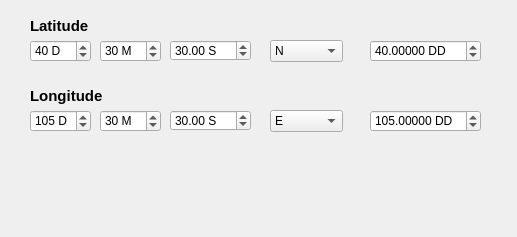
<?xml version="1.0" encoding="UTF-8"?>
<ui version="4.0">
 <class>latLonCalcDialogBase</class>
 <widget class="QDialog" name="latLonCalcDialogBase">
  <property name="geometry">
   <rect>
    <x>0</x>
    <y>0</y>
    <width>517</width>
    <height>237</height>
   </rect>
  </property>
  <property name="windowTitle">
   <string>latLonCal</string>
  </property>
  <widget class="QLabel" name="label">
   <property name="geometry">
    <rect>
     <x>30</x>
     <y>10</y>
     <width>81</width>
     <height>31</height>
    </rect>
   </property>
   <property name="font">
    <font>
     <pointsize>11</pointsize>
     <weight>75</weight>
     <bold>true</bold>
    </font>
   </property>
   <property name="text">
    <string>Latitude</string>
   </property>
  </widget>
  <widget class="QSpinBox" name="SpblatD">
   <property name="geometry">
    <rect>
     <x>30</x>
     <y>40</y>
     <width>61</width>
     <height>22</height>
    </rect>
   </property>
   <property name="suffix">
    <string> D</string>
   </property>
   <property name="maximum">
    <number>90</number>
   </property>
   <property name="value">
    <number>40</number>
   </property>
  </widget>
  <widget class="QSpinBox" name="SpbLatM">
   <property name="geometry">
    <rect>
     <x>100</x>
     <y>40</y>
     <width>61</width>
     <height>22</height>
    </rect>
   </property>
   <property name="suffix">
    <string> M</string>
   </property>
   <property name="maximum">
    <number>60</number>
   </property>
   <property name="value">
    <number>30</number>
   </property>
  </widget>
  <widget class="QDoubleSpinBox" name="SpbLatS">
   <property name="geometry">
    <rect>
     <x>170</x>
     <y>40</y>
     <width>81</width>
     <height>21</height>
    </rect>
   </property>
   <property name="suffix">
    <string> S</string>
   </property>
   <property name="maximum">
    <double>59.990000000000002</double>
   </property>
   <property name="value">
    <double>30.000000000000000</double>
   </property>
  </widget>
  <widget class="QComboBox" name="cmb">
   <property name="geometry">
    <rect>
     <x>270</x>
     <y>40</y>
     <width>73</width>
     <height>22</height>
    </rect>
   </property>
   <property name="currentText">
    <string>N</string>
   </property>
   <item>
    <property name="text">
     <string>N</string>
    </property>
   </item>
   <item>
    <property name="text">
     <string>S</string>
    </property>
   </item>
  </widget>
  <widget class="QDoubleSpinBox" name="spbDDlat">
   <property name="geometry">
    <rect>
     <x>370</x>
     <y>40</y>
     <width>111</width>
     <height>22</height>
    </rect>
   </property>
   <property name="suffix">
    <string> DD</string>
   </property>
   <property name="decimals">
    <number>5</number>
   </property>
   <property name="minimum">
    <double>-90.000000000000000</double>
   </property>
   <property name="maximum">
    <double>90.000000000000000</double>
   </property>
   <property name="singleStep">
    <double>0.010000000000000</double>
   </property>
   <property name="value">
    <double>40.000000000000000</double>
   </property>
  </widget>
  <widget class="QDoubleSpinBox" name="spbDDlon">
   <property name="geometry">
    <rect>
     <x>370</x>
     <y>110</y>
     <width>111</width>
     <height>22</height>
    </rect>
   </property>
   <property name="suffix">
    <string> DD</string>
   </property>
   <property name="decimals">
    <number>5</number>
   </property>
   <property name="minimum">
    <double>-180.000000000000000</double>
   </property>
   <property name="maximum">
    <double>180.000000000000000</double>
   </property>
   <property name="singleStep">
    <double>0.010000000000000</double>
   </property>
   <property name="value">
    <double>105.000000000000000</double>
   </property>
  </widget>
  <widget class="QComboBox" name="cmbH">
   <property name="geometry">
    <rect>
     <x>270</x>
     <y>110</y>
     <width>73</width>
     <height>22</height>
    </rect>
   </property>
   <property name="currentText">
    <string>E</string>
   </property>
   <item>
    <property name="text">
     <string>E</string>
    </property>
   </item>
   <item>
    <property name="text">
     <string>W</string>
    </property>
   </item>
  </widget>
  <widget class="QLabel" name="label_2">
   <property name="geometry">
    <rect>
     <x>30</x>
     <y>80</y>
     <width>111</width>
     <height>31</height>
    </rect>
   </property>
   <property name="font">
    <font>
     <pointsize>11</pointsize>
     <weight>75</weight>
     <bold>true</bold>
    </font>
   </property>
   <property name="text">
    <string>Longitude</string>
   </property>
  </widget>
  <widget class="QSpinBox" name="SpbLonM">
   <property name="geometry">
    <rect>
     <x>100</x>
     <y>110</y>
     <width>61</width>
     <height>22</height>
    </rect>
   </property>
   <property name="suffix">
    <string> M</string>
   </property>
   <property name="maximum">
    <number>60</number>
   </property>
   <property name="value">
    <number>30</number>
   </property>
  </widget>
  <widget class="QDoubleSpinBox" name="spbLonS">
   <property name="geometry">
    <rect>
     <x>170</x>
     <y>110</y>
     <width>81</width>
     <height>21</height>
    </rect>
   </property>
   <property name="suffix">
    <string> S</string>
   </property>
   <property name="maximum">
    <double>59.990000000000002</double>
   </property>
   <property name="value">
    <double>30.000000000000000</double>
   </property>
  </widget>
  <widget class="QSpinBox" name="SpblonD">
   <property name="geometry">
    <rect>
     <x>30</x>
     <y>110</y>
     <width>61</width>
     <height>22</height>
    </rect>
   </property>
   <property name="suffix">
    <string> D</string>
   </property>
   <property name="minimum">
    <number>0</number>
   </property>
   <property name="maximum">
    <number>180</number>
   </property>
   <property name="value">
    <number>105</number>
   </property>
  </widget>
 </widget>
 <resources/>
 <connections/>
</ui>
